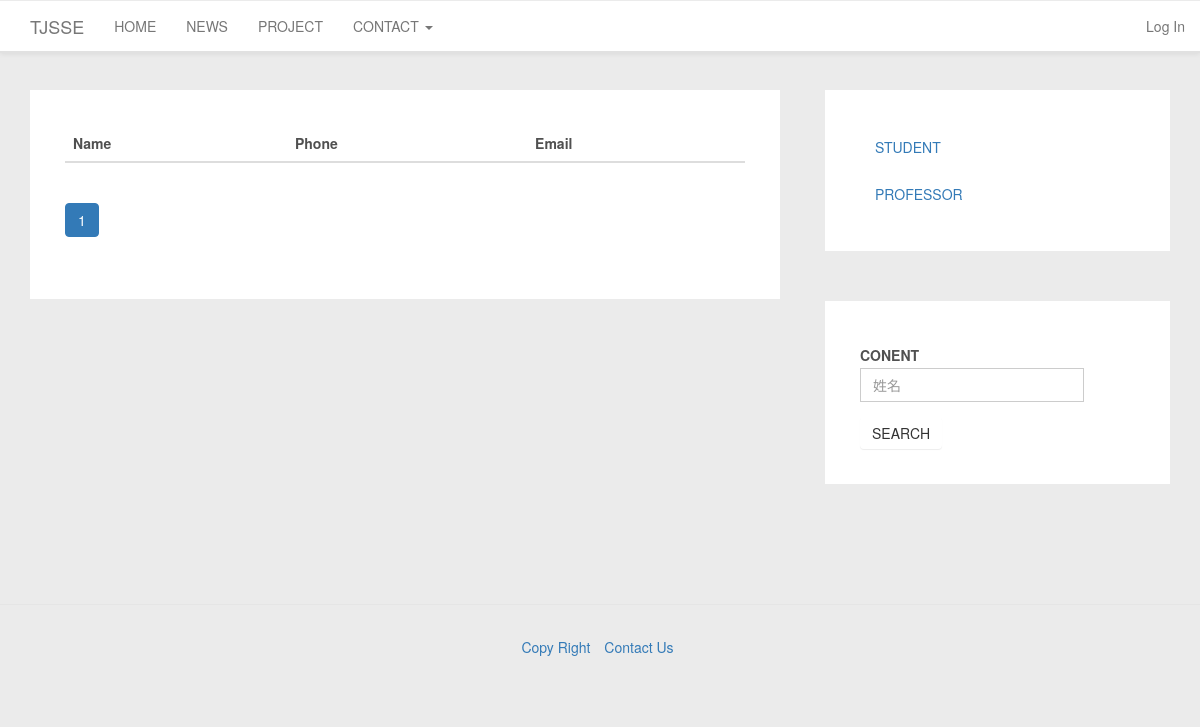
The page /accounts/contact/professor/search/ on the database as committed earlier.
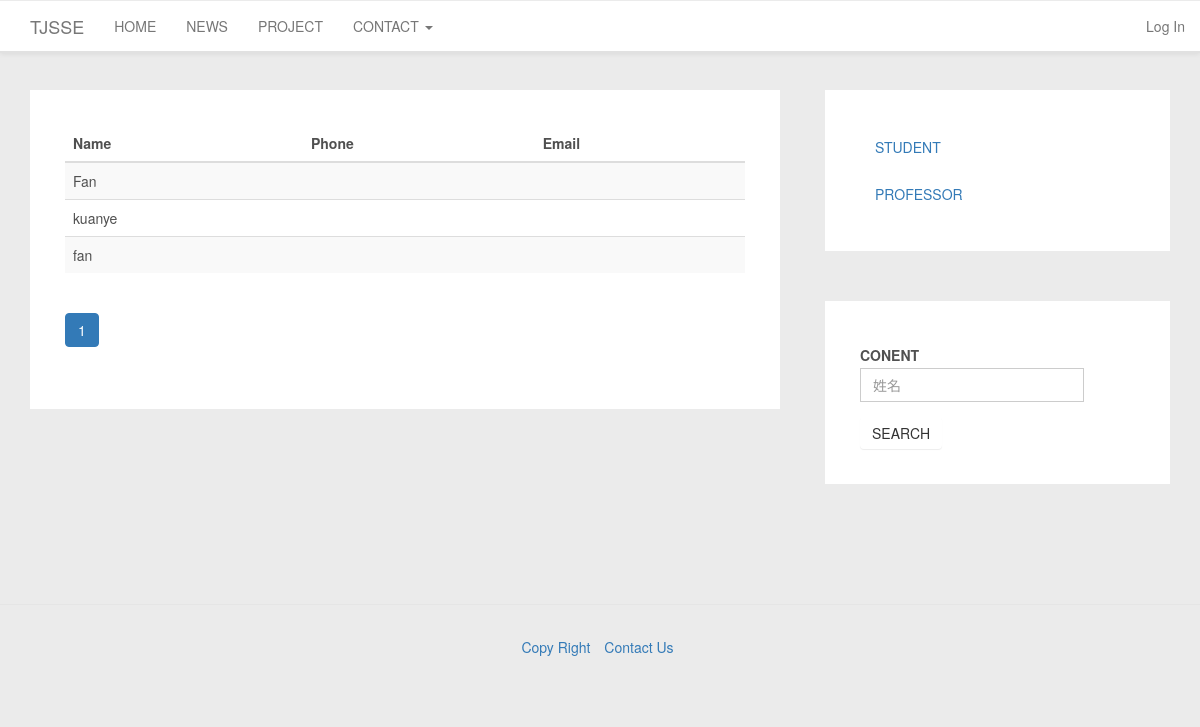
The same page on the database as committed later.
### accounts/models.py (models this page shows, shortened)
class UserProfile(models.Model):
    user = models.OneToOneField(User)
    TYPE_STUDENT = "STUDENT"
    TYPE_PROFESSOR = "PROFESSOR"
    type = models.CharField(max_length=10)
    grade = models.IntegerField(null=True)
    MAJOR_CHOICES = [
        (0, '暂无'),
        (1, '软件技术与管理'),
        (2, '网络与主机软件'),
        (3, '嵌入式软件与系统'),
        (4, '数字媒体'),
        (5, '其他')
    ]
    major = models.IntegerField(choices=MAJOR_CHOICES, default=0)
    phone = models.CharField(max_length=11, blank=True)
    def __str__(self):
        return self.get_full_name()
    def get_full_name(self):
        if (len(self.user.first_name) > 0) and (len(self.user.last_name) > 0):
            return self.user.get_full_name()
        else:
            return self.user.get_username()

### accounts/views.py (the view)
def contact_professor_search_list_view(request):
    content = request.GET.get("search", "")
    grade = "ALL"
    professor_list = UserProfile.objects.filter(type=UserProfile.TYPE_PROFESSOR)
    professor_list = __search(grade, content, professor_list)
    paginator = ExtendPaginator(professor_list, PAGE_LIMIT)
    page_id = request.GET.get('page')
    try:
        professor_list = paginator.page(page_id)  # 获取某页对应的记录
    except PageNotAnInteger:  # 如果页码不是个整数
        professor_list = paginator.page(1)  # 取第一页的记录
    except EmptyPage:  # 如果页码太大，没有相应的记录
        professor_list = paginator.page(paginator.num_pages)  # 取最后一页的记录
    return render(request, "contact_professor.html", {'professor_list': professor_list})

### TJSSE/utils.py (called while the page is built, shortened)
  def page(self, number):
      self.page_num = number
      return super(ExtendPaginator, self).page(number)

  def _page_range_ext(self):
      num_count = 2 * self.range_num + 1
      if self.num_pages <= num_count:
          return range(1, self.num_pages + 1)

### accounts/views.py (called while the page is built)
def __search(grade, content, user_list):
    if grade != "ALL":
        if grade == "None":
            user_list = user_list.filter(grade=None)
        else:
            user_list = user_list.filter(grade=int(grade))
    if content != "":
        temp_list = user_list
        user_list = []
        for temp in temp_list:
            if temp.user.username == content or temp.get_full_name() == content or temp.user.first_name + temp.user.last_name == content:
                user_list.append(temp)
    print(user_list)
    return user_list

### templates/contact_professor.html (shortened to what this page needs)
{% extends "base_contact.html" %}
{% block contactcontent %}
    <table class="table table-striped table-hover">
      <thead>
        <tr>
            <th>Name</th>
            <th>Phone</th>
            <th>Email</th>
        </tr>
      </thead>
      <tbody>
        {% for professor in professor_list %}
            <tr>
                <td>{{ professor.get_full_name}}</td>
                <td>{{ professor.phone }}</td>
                <td>{{ professor.user.email }}</td>
            </tr>
        {% endfor %}
      </tbody>
    </table>
{% include "template_paginator.html" with page=professor_list %}
{% endblock contactcontent %}
{% block searchcontent %}
    <form class="form-horizontal" action="search/" method="GET">
        <div class="form-group">
            <label for="search" class="col-sm-3 control-label">CONENT</label>
            <div class="col-sm-10">
               <input type="text" name="search" class="form-control" placeholder="姓名" id="search">
            </div>
        </div>
     <button type="submit" class="btn btn-default">SEARCH</button>
    </form>
{% endblock searchcontent %}

### templates/base_contact.html (shortened to what this page needs)
{% extends "base.html" %}
{% load staticfiles %}
{% block contentbase %}
    <div class="panel-card">
        {% block contactcontent %}
        {% endblock contactcontent %}
    </div>
{% endblock contentbase %}
{% block sidebarbase %}
    <div class="panel-card">
        <ul class="nav nav-pills nav-stacked">
            <li role="presentation" id="student"><a href="{% url 'contact_student' %}">STUDENT</a></li>
            <li role="presentation" id="professor"><a href="{% url 'contact_professor' %}">PROFESSOR</a></li>
        </ul>
    </div>
    <div class="panel-card">
        {% block searchcontent %}
        {% endblock searchcontent %}
    </div>
{% endblock sidebarbase %}

### templates/base.html (shortened to what this page needs)
{% load staticfiles %}
<!DOCTYPE html>
<html lang="en">
<head>
    <link rel="stylesheet" href="{% static "css/bootstrap.css" %}" type="text/css">
    <link rel="stylesheet" href="{% static "css/bootstrap-theme.css" %}" type="text/css">
    <link rel="stylesheet" href="{% static "css/customstyle.css" %}" type="text/css">
</head>
<body>
<nav class="navbar navbar-default navbar-fixed-top col-sm-12" role="navigation">
    <div class="navbar-header">
        <a class="navbar-brand" href="{% url 'home' %}">TJSSE</a>
    </div>
    <div class="collapse navbar-collapse" id="example-navbar-collapse">
        <ul class="nav navbar-nav">
            <li id="home">
                <a href="{% url 'home' %}">HOME</a>
            </li>
            <li id="news">
                <a href="/news">NEWS</a>
            </li>
            <li id="project">
                <a href="/project">PROJECT</a>
            </li>
            <li class="dropdown">
                <a href="#" class="dropdown-toggle" data-toggle="dropdown" role="button" aria-haspopup="true"
                   aria-expanded="false">
                    CONTACT <span class="caret"></span>
                </a>
            </li>
        </ul>
        <ul class="nav navbar-nav navbar-right" id="user">
            {% if not user.is_authenticated %}
                <li><a href="/login/">Log In</a></li>
            {% endif %}
        </ul>
    </div>
</nav>
<div class="main-content container">
    {% block mainbase %}
        <div class="row ">
            <div class="container col-sm-8">
                <div>
                    {% block contentbase %}
                    {% endblock contentbase %}
                </div>
            </div>
            <div class="container col-sm-4 sidebar">
                <div>
                    {% block sidebarbase %}
                    {% endblock sidebarbase %}
                </div>
            </div>
        </div>
    {% endblock mainbase %}
</div>
<footer>
    <ul class="list-inline text-center">
        <li><a href="#">Copy Right</a></li>
        <li><a href="#">Contact Us</a></li>
    </ul>
</footer>
</body>
</html>

### templates/template_paginator.html (shortened to what this page needs)
<nav>
  <ul class="pagination">
      {% for page_number in page.paginator.page_range_ext %}
        {% ifequal page_number  page.number %}
            <li class="active"><a href="#">{{ page_number }}</a></li>
        {% endifequal %}
      {% endfor %}
  </ul>
</nav>

### static/css/customstyle.css (style rules this page uses)
footer { padding: 30px; margin-top: 70px; border-top: 1px solid #e5e5e5; }
html, body { color: #505050; line-height: 1.75em; background: #ebebeb; position: relative; font-family: "Helvetica Neue", Helvetica, Arial, "Hiragino Sans GB", "Hiragino Sans GB W3", "WenQuanYi Micro Hei", "Microsoft YaHei UI", "Microsoft YaHei", sans-serif; }
.navbar-default { background: #ffffff; border-top: 1px solid #ebebeb; margin-bottom: 35px; border-bottom: 2px solid #e1e1e1; }
.main-content { margin-top: 90px; }
.sidebar { padding-left: 30px; position: relative; }
.panel-card { padding: 35px; background: #ffffff; margin-bottom: 50px; position: relative; overflow: hidden; }
.btn { border: none !important; order-radius: 2px; background-image: none; }
form .form-group div input { display: block; width: 100%; height: 34px; padding: 6px 12px; font-size: 14px; line-height: 1.42857143; color: #555; background-color: #fff; background-image: none; border: 1px solid #ccc; }

Rows that differ between the two databases and show on the page:
added UserProfile: get_full_name "Fan"
added UserProfile: get_full_name "kuanye"
added UserProfile: get_full_name "fan"
